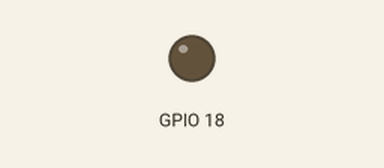
Recording of a program running on a simulated Raspberry Pi (BCM pin numbers). Shown: output pins drawn as LEDs (lit = HIGH). What the program prints to the terminal is not drawn.

Above: at 0.15 s.
Timing chart, 0 to 1.6 s (numbered marks = the images above):
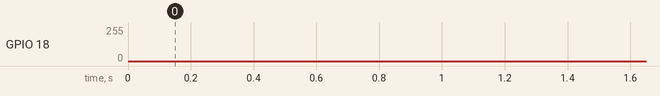

The program:

hardware_pwm.py
```python
import wiringpi
from time import sleep

wiringpi.wiringPiSetupGpio()

# bcm pin 18 is hardware pwm0
# 2nd argument: input = 0, output=1, PWM=2
wiringpi.pinMode(18,2)

try:
    for j in range(200):
        for i in range(0,1024):
            wiringpi.pwmWrite(18,i)
            sleep(.001)

        for i in range(1024,0,-1):
            wiringpi.pwmWrite(18,i)
            print(i)
            sleep(.001)
except KeyboardInterrupt: #control-c
    # cleanup the gpio
    wiringpi.digitalWrite(18,0)
    wiringpi.pinMode(18,0)
```
